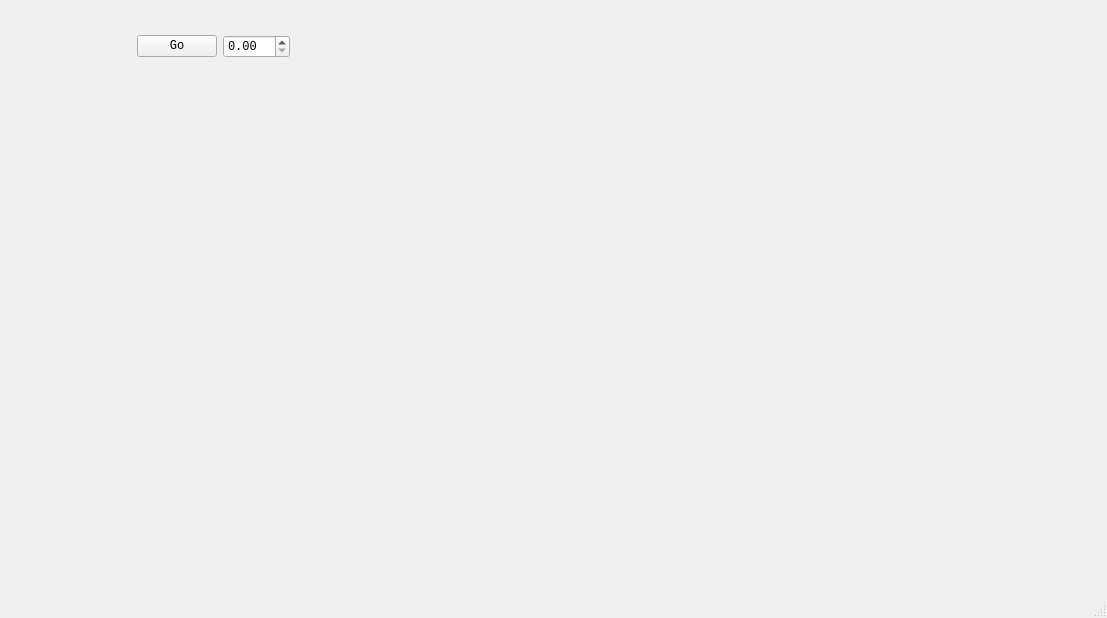
<?xml version="1.0" encoding="UTF-8"?>
<ui version="4.0">
 <class>MainWindow</class>
 <widget class="QMainWindow" name="MainWindow">
  <property name="geometry">
   <rect>
    <x>0</x>
    <y>0</y>
    <width>1107</width>
    <height>618</height>
   </rect>
  </property>
  <property name="font">
   <font>
    <family>Consolas</family>
   </font>
  </property>
  <property name="windowTitle">
   <string>MainWindow</string>
  </property>
  <widget class="QWidget" name="centralwidget">
   <layout class="QVBoxLayout" name="verticalLayout_3" stretch="0,1">
    <item>
     <layout class="QHBoxLayout" name="horizontalLayout">
      <item>
       <layout class="QVBoxLayout" name="verticalLayout">
        <item>
         <widget class="DoubleSpinBoxCursor" name="doubleSpinBoxCursorStart" native="true">
          <property name="minimumSize">
           <size>
            <width>58</width>
            <height>21</height>
           </size>
          </property>
         </widget>
        </item>
        <item>
         <widget class="DoubleSpinBoxCursor" name="doubleSpinBoxCursorTarget" native="true">
          <property name="minimumSize">
           <size>
            <width>58</width>
            <height>21</height>
           </size>
          </property>
         </widget>
        </item>
       </layout>
      </item>
      <item>
       <layout class="QVBoxLayout" name="verticalLayout_2">
        <item>
         <widget class="DoubleSpinBoxCursor" name="doubleSpinBoxCursorP" native="true">
          <property name="minimumSize">
           <size>
            <width>58</width>
            <height>21</height>
           </size>
          </property>
         </widget>
        </item>
        <item>
         <widget class="DoubleSpinBoxCursor" name="doubleSpinBoxCursorI" native="true">
          <property name="minimumSize">
           <size>
            <width>0</width>
            <height>21</height>
           </size>
          </property>
         </widget>
        </item>
        <item>
         <widget class="DoubleSpinBoxCursor" name="doubleSpinBoxCursorD" native="true">
          <property name="minimumSize">
           <size>
            <width>0</width>
            <height>21</height>
           </size>
          </property>
         </widget>
        </item>
       </layout>
      </item>
      <item>
       <widget class="QPushButton" name="pushButtonGo">
        <property name="text">
         <string>Go</string>
        </property>
       </widget>
      </item>
      <item>
       <widget class="QDoubleSpinBox" name="doubleSpinBox"/>
      </item>
      <item>
       <spacer name="horizontalSpacer">
        <property name="orientation">
         <enum>Qt::Horizontal</enum>
        </property>
        <property name="sizeHint" stdset="0">
         <size>
          <width>40</width>
          <height>20</height>
         </size>
        </property>
       </spacer>
      </item>
     </layout>
    </item>
    <item>
     <widget class="SimplePlot" name="plot" native="true"/>
    </item>
   </layout>
  </widget>
  <widget class="QMenuBar" name="menubar">
   <property name="geometry">
    <rect>
     <x>0</x>
     <y>0</y>
     <width>1107</width>
     <height>16</height>
    </rect>
   </property>
  </widget>
  <widget class="QStatusBar" name="statusbar"/>
 </widget>
 <customwidgets>
  <customwidget>
   <class>SimplePlot</class>
   <extends>QWidget</extends>
   <header>lib/koshi8bit/ui/plots/simple/simpleplot.h</header>
   <container>1</container>
  </customwidget>
  <customwidget>
   <class>DoubleSpinBoxCursor</class>
   <extends>QWidget</extends>
   <header>lib/koshi8bit/ui/double_spin_box_cursor/doublespinboxcursor.h</header>
   <container>1</container>
  </customwidget>
 </customwidgets>
 <resources/>
 <connections/>
</ui>
